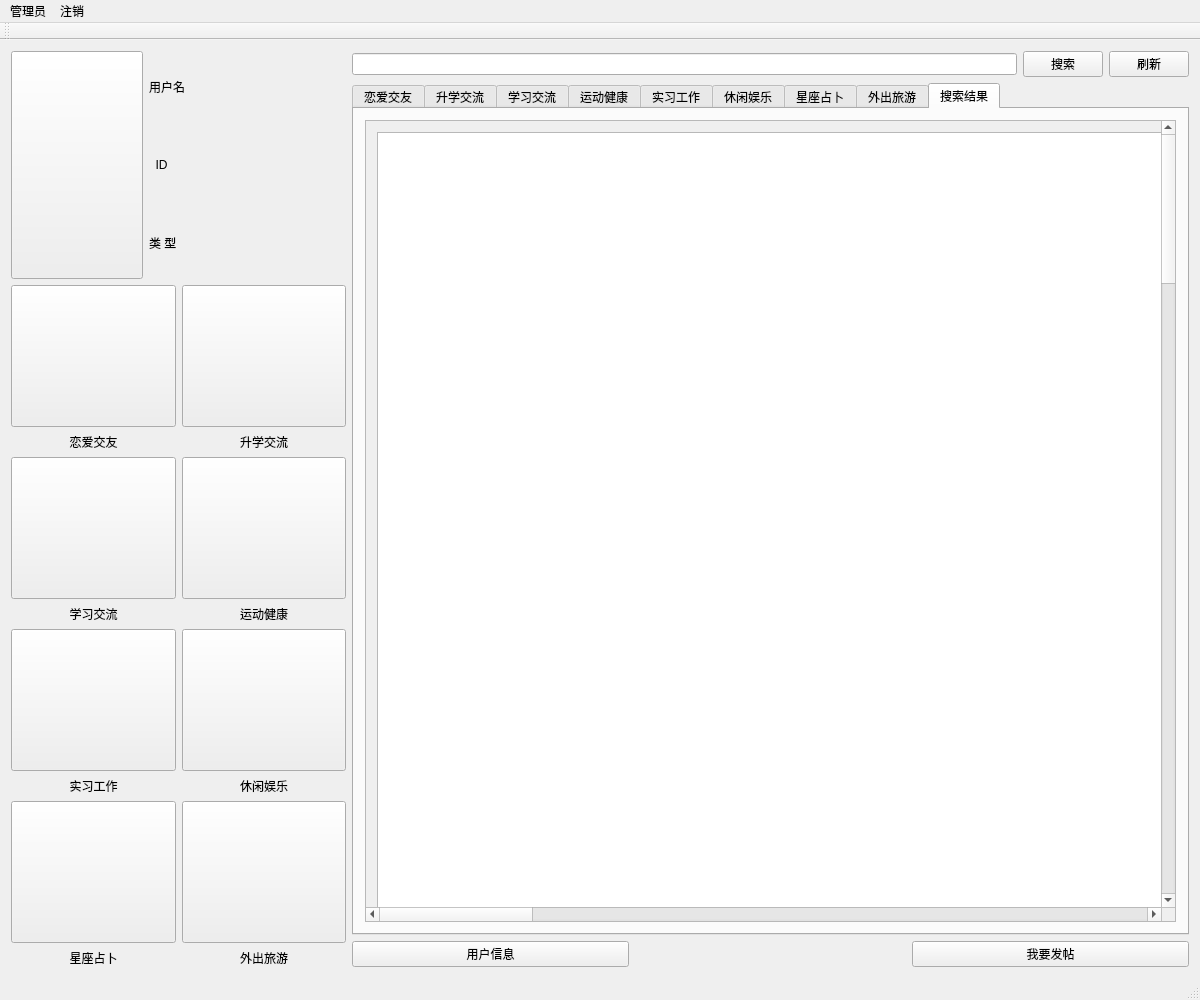
<?xml version="1.0" encoding="UTF-8"?>
<ui version="4.0">
 <class>BoardWin</class>
 <widget class="QMainWindow" name="BoardWin">
  <property name="geometry">
   <rect>
    <x>0</x>
    <y>0</y>
    <width>1200</width>
    <height>1000</height>
   </rect>
  </property>
  <property name="minimumSize">
   <size>
    <width>1200</width>
    <height>1000</height>
   </size>
  </property>
  <property name="windowTitle">
   <string>BoardWin</string>
  </property>
  <widget class="QWidget" name="centralWidget">
   <layout class="QVBoxLayout" name="verticalLayout_14">
    <item>
     <layout class="QHBoxLayout" name="horizontalLayout_8" stretch="2,5">
      <item>
       <layout class="QVBoxLayout" name="verticalLayout_10" stretch="1,3">
        <item>
         <layout class="QHBoxLayout" name="horizontalLayout_6" stretch="2,3">
          <item>
           <widget class="QPushButton" name="Profile_btn">
            <property name="sizePolicy">
             <sizepolicy hsizetype="Preferred" vsizetype="Preferred">
              <horstretch>0</horstretch>
              <verstretch>0</verstretch>
             </sizepolicy>
            </property>
            <property name="styleSheet">
             <string notr="true">border-image: url(:/png/ProfilePic.png);</string>
            </property>
            <property name="text">
             <string/>
            </property>
           </widget>
          </item>
          <item>
           <layout class="QVBoxLayout" name="verticalLayout">
            <item>
             <layout class="QHBoxLayout" name="horizontalLayout" stretch="1,2">
              <item>
               <widget class="QLabel" name="username_label">
                <property name="text">
                 <string>用户名</string>
                </property>
               </widget>
              </item>
              <item>
               <widget class="QLabel" name="usename_lb">
                <property name="sizePolicy">
                 <sizepolicy hsizetype="Expanding" vsizetype="Preferred">
                  <horstretch>0</horstretch>
                  <verstretch>0</verstretch>
                 </sizepolicy>
                </property>
                <property name="text">
                 <string/>
                </property>
               </widget>
              </item>
             </layout>
            </item>
            <item>
             <layout class="QHBoxLayout" name="horizontalLayout_2" stretch="0,0">
              <item>
               <widget class="QLabel" name="id_label">
                <property name="text">
                 <string>  ID </string>
                </property>
               </widget>
              </item>
              <item>
               <widget class="QLabel" name="id_lb">
                <property name="sizePolicy">
                 <sizepolicy hsizetype="Expanding" vsizetype="Preferred">
                  <horstretch>0</horstretch>
                  <verstretch>0</verstretch>
                 </sizepolicy>
                </property>
                <property name="text">
                 <string/>
                </property>
               </widget>
              </item>
             </layout>
            </item>
            <item>
             <layout class="QHBoxLayout" name="horizontalLayout_3" stretch="0,0">
              <item>
               <widget class="QLabel" name="username_label_3">
                <property name="text">
                 <string>类 型</string>
                </property>
               </widget>
              </item>
              <item>
               <widget class="QLabel" name="type_lb">
                <property name="sizePolicy">
                 <sizepolicy hsizetype="Expanding" vsizetype="Preferred">
                  <horstretch>0</horstretch>
                  <verstretch>0</verstretch>
                 </sizepolicy>
                </property>
                <property name="text">
                 <string/>
                </property>
               </widget>
              </item>
             </layout>
            </item>
           </layout>
          </item>
         </layout>
        </item>
        <item>
         <layout class="QGridLayout" name="gridLayout">
          <item row="0" column="0">
           <layout class="QVBoxLayout" name="verticalLayout_2" stretch="0,0">
            <item>
             <widget class="QPushButton" name="Board_1">
              <property name="sizePolicy">
               <sizepolicy hsizetype="Expanding" vsizetype="Expanding">
                <horstretch>0</horstretch>
                <verstretch>0</verstretch>
               </sizepolicy>
              </property>
              <property name="styleSheet">
               <string notr="true">border-image: url(:/png/恋爱交友.png);</string>
              </property>
              <property name="text">
               <string/>
              </property>
             </widget>
            </item>
            <item>
             <widget class="QLabel" name="label_2">
              <property name="sizePolicy">
               <sizepolicy hsizetype="Preferred" vsizetype="Minimum">
                <horstretch>0</horstretch>
                <verstretch>0</verstretch>
               </sizepolicy>
              </property>
              <property name="text">
               <string>恋爱交友</string>
              </property>
              <property name="alignment">
               <set>Qt::AlignHCenter|Qt::AlignTop</set>
              </property>
             </widget>
            </item>
           </layout>
          </item>
          <item row="0" column="1">
           <layout class="QVBoxLayout" name="verticalLayout_3" stretch="10,1">
            <item>
             <widget class="QPushButton" name="pushButton_2">
              <property name="sizePolicy">
               <sizepolicy hsizetype="Expanding" vsizetype="Expanding">
                <horstretch>0</horstretch>
                <verstretch>0</verstretch>
               </sizepolicy>
              </property>
              <property name="styleSheet">
               <string notr="true">border-image: url(:/png/升学.png);</string>
              </property>
              <property name="text">
               <string/>
              </property>
             </widget>
            </item>
            <item>
             <widget class="QLabel" name="label_4">
              <property name="text">
               <string>升学交流</string>
              </property>
              <property name="alignment">
               <set>Qt::AlignHCenter|Qt::AlignTop</set>
              </property>
             </widget>
            </item>
           </layout>
          </item>
          <item row="1" column="0">
           <layout class="QVBoxLayout" name="verticalLayout_4" stretch="10,1">
            <item>
             <widget class="QPushButton" name="pushButton_3">
              <property name="sizePolicy">
               <sizepolicy hsizetype="Expanding" vsizetype="Expanding">
                <horstretch>0</horstretch>
                <verstretch>0</verstretch>
               </sizepolicy>
              </property>
              <property name="styleSheet">
               <string notr="true">border-image: url(:/png/学习交流.png);</string>
              </property>
              <property name="text">
               <string/>
              </property>
             </widget>
            </item>
            <item>
             <widget class="QLabel" name="label_5">
              <property name="sizePolicy">
               <sizepolicy hsizetype="Preferred" vsizetype="Preferred">
                <horstretch>0</horstretch>
                <verstretch>0</verstretch>
               </sizepolicy>
              </property>
              <property name="text">
               <string>学习交流</string>
              </property>
              <property name="alignment">
               <set>Qt::AlignHCenter|Qt::AlignTop</set>
              </property>
             </widget>
            </item>
           </layout>
          </item>
          <item row="1" column="1">
           <layout class="QVBoxLayout" name="verticalLayout_6" stretch="10,1">
            <item>
             <widget class="QPushButton" name="pushButton_5">
              <property name="sizePolicy">
               <sizepolicy hsizetype="Expanding" vsizetype="Expanding">
                <horstretch>0</horstretch>
                <verstretch>0</verstretch>
               </sizepolicy>
              </property>
              <property name="styleSheet">
               <string notr="true">border-image: url(:/png/运动.png);</string>
              </property>
              <property name="text">
               <string/>
              </property>
             </widget>
            </item>
            <item>
             <widget class="QLabel" name="label_11">
              <property name="sizePolicy">
               <sizepolicy hsizetype="Preferred" vsizetype="Preferred">
                <horstretch>0</horstretch>
                <verstretch>0</verstretch>
               </sizepolicy>
              </property>
              <property name="text">
               <string>运动健康</string>
              </property>
              <property name="alignment">
               <set>Qt::AlignHCenter|Qt::AlignTop</set>
              </property>
             </widget>
            </item>
           </layout>
          </item>
          <item row="2" column="0">
           <layout class="QVBoxLayout" name="verticalLayout_8" stretch="10,1">
            <item>
             <widget class="QPushButton" name="pushButton_7">
              <property name="sizePolicy">
               <sizepolicy hsizetype="Expanding" vsizetype="Expanding">
                <horstretch>0</horstretch>
                <verstretch>0</verstretch>
               </sizepolicy>
              </property>
              <property name="styleSheet">
               <string notr="true">border-image: url(:/png/工作.png);</string>
              </property>
              <property name="text">
               <string/>
              </property>
             </widget>
            </item>
            <item>
             <widget class="QLabel" name="label_9">
              <property name="sizePolicy">
               <sizepolicy hsizetype="Preferred" vsizetype="Preferred">
                <horstretch>0</horstretch>
                <verstretch>0</verstretch>
               </sizepolicy>
              </property>
              <property name="text">
               <string>实习工作</string>
              </property>
              <property name="alignment">
               <set>Qt::AlignHCenter|Qt::AlignTop</set>
              </property>
             </widget>
            </item>
           </layout>
          </item>
          <item row="2" column="1">
           <layout class="QVBoxLayout" name="verticalLayout_5" stretch="10,1">
            <item>
             <widget class="QPushButton" name="pushButton_4">
              <property name="sizePolicy">
               <sizepolicy hsizetype="Expanding" vsizetype="Expanding">
                <horstretch>0</horstretch>
                <verstretch>0</verstretch>
               </sizepolicy>
              </property>
              <property name="styleSheet">
               <string notr="true">border-image: url(:/png/休闲.png);</string>
              </property>
              <property name="text">
               <string/>
              </property>
             </widget>
            </item>
            <item>
             <widget class="QLabel" name="label_6">
              <property name="sizePolicy">
               <sizepolicy hsizetype="Preferred" vsizetype="Preferred">
                <horstretch>0</horstretch>
                <verstretch>0</verstretch>
               </sizepolicy>
              </property>
              <property name="text">
               <string>休闲娱乐</string>
              </property>
              <property name="alignment">
               <set>Qt::AlignHCenter|Qt::AlignTop</set>
              </property>
             </widget>
            </item>
           </layout>
          </item>
          <item row="3" column="0">
           <layout class="QVBoxLayout" name="verticalLayout_9" stretch="10,1">
            <item>
             <widget class="QPushButton" name="pushButton_11">
              <property name="sizePolicy">
               <sizepolicy hsizetype="Expanding" vsizetype="Expanding">
                <horstretch>0</horstretch>
                <verstretch>0</verstretch>
               </sizepolicy>
              </property>
              <property name="styleSheet">
               <string notr="true">border-image: url(:/png/星座.png);</string>
              </property>
              <property name="text">
               <string/>
              </property>
             </widget>
            </item>
            <item>
             <widget class="QLabel" name="label_10">
              <property name="sizePolicy">
               <sizepolicy hsizetype="Preferred" vsizetype="Preferred">
                <horstretch>0</horstretch>
                <verstretch>0</verstretch>
               </sizepolicy>
              </property>
              <property name="text">
               <string>星座占卜</string>
              </property>
              <property name="alignment">
               <set>Qt::AlignHCenter|Qt::AlignTop</set>
              </property>
             </widget>
            </item>
           </layout>
          </item>
          <item row="3" column="1">
           <layout class="QVBoxLayout" name="verticalLayout_7" stretch="10,1">
            <item>
             <widget class="QPushButton" name="pushButton_6">
              <property name="sizePolicy">
               <sizepolicy hsizetype="Expanding" vsizetype="Expanding">
                <horstretch>0</horstretch>
                <verstretch>0</verstretch>
               </sizepolicy>
              </property>
              <property name="styleSheet">
               <string notr="true">border-image: url(:/png/旅游.png);</string>
              </property>
              <property name="text">
               <string/>
              </property>
             </widget>
            </item>
            <item>
             <widget class="QLabel" name="label_7">
              <property name="sizePolicy">
               <sizepolicy hsizetype="Preferred" vsizetype="Preferred">
                <horstretch>0</horstretch>
                <verstretch>0</verstretch>
               </sizepolicy>
              </property>
              <property name="text">
               <string>外出旅游</string>
              </property>
              <property name="alignment">
               <set>Qt::AlignHCenter|Qt::AlignTop</set>
              </property>
             </widget>
            </item>
           </layout>
          </item>
         </layout>
        </item>
       </layout>
      </item>
      <item>
       <layout class="QVBoxLayout" name="verticalLayout_11">
        <item>
         <layout class="QHBoxLayout" name="horizontalLayout_5">
          <item>
           <layout class="QHBoxLayout" name="horizontalLayout_4">
            <item>
             <widget class="QLineEdit" name="search_LE"/>
            </item>
           </layout>
          </item>
          <item>
           <widget class="QPushButton" name="search_btn">
            <property name="sizePolicy">
             <sizepolicy hsizetype="Preferred" vsizetype="Fixed">
              <horstretch>0</horstretch>
              <verstretch>0</verstretch>
             </sizepolicy>
            </property>
            <property name="text">
             <string>搜索</string>
            </property>
           </widget>
          </item>
          <item>
           <widget class="QPushButton" name="refresh_btn">
            <property name="text">
             <string>刷新</string>
            </property>
           </widget>
          </item>
         </layout>
        </item>
        <item>
         <widget class="QTabWidget" name="tabWidget1">
          <property name="enabled">
           <bool>true</bool>
          </property>
          <property name="minimumSize">
           <size>
            <width>500</width>
            <height>500</height>
           </size>
          </property>
          <property name="currentIndex">
           <number>8</number>
          </property>
          <widget class="QWidget" name="tab">
           <attribute name="title">
            <string>恋爱交友</string>
           </attribute>
           <layout class="QHBoxLayout" name="horizontalLayout_9">
            <item>
             <widget class="QScrollArea" name="scrollArea_2">
              <property name="sizePolicy">
               <sizepolicy hsizetype="Preferred" vsizetype="Preferred">
                <horstretch>0</horstretch>
                <verstretch>0</verstretch>
               </sizepolicy>
              </property>
              <property name="minimumSize">
               <size>
                <width>0</width>
                <height>0</height>
               </size>
              </property>
              <property name="widgetResizable">
               <bool>true</bool>
              </property>
              <widget class="QWidget" name="scrollAreaWidgetContents_2">
               <property name="geometry">
                <rect>
                 <x>0</x>
                 <y>0</y>
                 <width>4000</width>
                 <height>4000</height>
                </rect>
               </property>
               <property name="sizePolicy">
                <sizepolicy hsizetype="Preferred" vsizetype="Preferred">
                 <horstretch>0</horstretch>
                 <verstretch>0</verstretch>
                </sizepolicy>
               </property>
               <property name="minimumSize">
                <size>
                 <width>4000</width>
                 <height>4000</height>
                </size>
               </property>
               <property name="maximumSize">
                <size>
                 <width>4000</width>
                 <height>4000</height>
                </size>
               </property>
               <layout class="QVBoxLayout" name="verticalLayout_15">
                <item>
                 <widget class="QListWidget" name="listWidget">
                  <property name="sizePolicy">
                   <sizepolicy hsizetype="Preferred" vsizetype="Preferred">
                    <horstretch>0</horstretch>
                    <verstretch>0</verstretch>
                   </sizepolicy>
                  </property>
                  <property name="minimumSize">
                   <size>
                    <width>0</width>
                    <height>0</height>
                   </size>
                  </property>
                  <property name="verticalScrollBarPolicy">
                   <enum>Qt::ScrollBarAlwaysOn</enum>
                  </property>
                  <property name="horizontalScrollBarPolicy">
                   <enum>Qt::ScrollBarAlwaysOn</enum>
                  </property>
                 </widget>
                </item>
               </layout>
              </widget>
             </widget>
            </item>
           </layout>
          </widget>
          <widget class="QWidget" name="tab_2">
           <attribute name="title">
            <string>升学交流</string>
           </attribute>
           <layout class="QHBoxLayout" name="horizontalLayout_10">
            <item>
             <widget class="QScrollArea" name="scrollArea_3">
              <property name="sizePolicy">
               <sizepolicy hsizetype="Preferred" vsizetype="Preferred">
                <horstretch>0</horstretch>
                <verstretch>0</verstretch>
               </sizepolicy>
              </property>
              <property name="minimumSize">
               <size>
                <width>0</width>
                <height>0</height>
               </size>
              </property>
              <property name="widgetResizable">
               <bool>true</bool>
              </property>
              <widget class="QWidget" name="scrollAreaWidgetContents_3">
               <property name="geometry">
                <rect>
                 <x>0</x>
                 <y>0</y>
                 <width>4000</width>
                 <height>4000</height>
                </rect>
               </property>
               <property name="sizePolicy">
                <sizepolicy hsizetype="Preferred" vsizetype="Preferred">
                 <horstretch>0</horstretch>
                 <verstretch>0</verstretch>
                </sizepolicy>
               </property>
               <property name="minimumSize">
                <size>
                 <width>4000</width>
                 <height>4000</height>
                </size>
               </property>
               <property name="maximumSize">
                <size>
                 <width>4000</width>
                 <height>4000</height>
                </size>
               </property>
               <layout class="QVBoxLayout" name="verticalLayout_16">
                <item>
                 <widget class="QListWidget" name="listWidget_2">
                  <property name="sizePolicy">
                   <sizepolicy hsizetype="Preferred" vsizetype="Preferred">
                    <horstretch>0</horstretch>
                    <verstretch>0</verstretch>
                   </sizepolicy>
                  </property>
                  <property name="minimumSize">
                   <size>
                    <width>0</width>
                    <height>0</height>
                   </size>
                  </property>
                  <property name="verticalScrollBarPolicy">
                   <enum>Qt::ScrollBarAlwaysOn</enum>
                  </property>
                  <property name="horizontalScrollBarPolicy">
                   <enum>Qt::ScrollBarAlwaysOn</enum>
                  </property>
                 </widget>
                </item>
               </layout>
              </widget>
             </widget>
            </item>
           </layout>
          </widget>
          <widget class="QWidget" name="tab_3">
           <attribute name="title">
            <string>学习交流</string>
           </attribute>
           <layout class="QHBoxLayout" name="horizontalLayout_11">
            <item>
             <widget class="QScrollArea" name="scrollArea_4">
              <property name="sizePolicy">
               <sizepolicy hsizetype="Preferred" vsizetype="Preferred">
                <horstretch>0</horstretch>
                <verstretch>0</verstretch>
               </sizepolicy>
              </property>
              <property name="minimumSize">
               <size>
                <width>0</width>
                <height>0</height>
               </size>
              </property>
              <property name="widgetResizable">
               <bool>true</bool>
              </property>
              <widget class="QWidget" name="scrollAreaWidgetContents_4">
               <property name="geometry">
                <rect>
                 <x>0</x>
                 <y>0</y>
                 <width>4000</width>
                 <height>4000</height>
                </rect>
               </property>
               <property name="sizePolicy">
                <sizepolicy hsizetype="Preferred" vsizetype="Preferred">
                 <horstretch>0</horstretch>
                 <verstretch>0</verstretch>
                </sizepolicy>
               </property>
               <property name="minimumSize">
                <size>
                 <width>4000</width>
                 <height>4000</height>
                </size>
               </property>
               <property name="maximumSize">
                <size>
                 <width>4000</width>
                 <height>4000</height>
                </size>
               </property>
               <layout class="QVBoxLayout" name="verticalLayout_17">
                <item>
                 <widget class="QListWidget" name="listWidget_3">
                  <property name="sizePolicy">
                   <sizepolicy hsizetype="Preferred" vsizetype="Preferred">
                    <horstretch>0</horstretch>
                    <verstretch>0</verstretch>
                   </sizepolicy>
                  </property>
                  <property name="minimumSize">
                   <size>
                    <width>0</width>
                    <height>0</height>
                   </size>
                  </property>
                  <property name="verticalScrollBarPolicy">
                   <enum>Qt::ScrollBarAlwaysOn</enum>
                  </property>
                  <property name="horizontalScrollBarPolicy">
                   <enum>Qt::ScrollBarAlwaysOn</enum>
                  </property>
                 </widget>
                </item>
               </layout>
              </widget>
             </widget>
            </item>
           </layout>
          </widget>
          <widget class="QWidget" name="tab_4">
           <attribute name="title">
            <string>运动健康</string>
           </attribute>
           <layout class="QHBoxLayout" name="horizontalLayout_12">
            <item>
             <widget class="QScrollArea" name="scrollArea_5">
              <property name="sizePolicy">
               <sizepolicy hsizetype="Preferred" vsizetype="Preferred">
                <horstretch>0</horstretch>
                <verstretch>0</verstretch>
               </sizepolicy>
              </property>
              <property name="minimumSize">
               <size>
                <width>0</width>
                <height>0</height>
               </size>
              </property>
              <property name="widgetResizable">
               <bool>true</bool>
              </property>
              <widget class="QWidget" name="scrollAreaWidgetContents_5">
               <property name="geometry">
                <rect>
                 <x>0</x>
                 <y>0</y>
                 <width>4000</width>
                 <height>4000</height>
                </rect>
               </property>
               <property name="sizePolicy">
                <sizepolicy hsizetype="Preferred" vsizetype="Preferred">
                 <horstretch>0</horstretch>
                 <verstretch>0</verstretch>
                </sizepolicy>
               </property>
               <property name="minimumSize">
                <size>
                 <width>4000</width>
                 <height>4000</height>
                </size>
               </property>
               <property name="maximumSize">
                <size>
                 <width>4000</width>
                 <height>4000</height>
                </size>
               </property>
               <layout class="QVBoxLayout" name="verticalLayout_18">
                <item>
                 <widget class="QListWidget" name="listWidget_4">
                  <property name="sizePolicy">
                   <sizepolicy hsizetype="Preferred" vsizetype="Preferred">
                    <horstretch>0</horstretch>
                    <verstretch>0</verstretch>
                   </sizepolicy>
                  </property>
                  <property name="minimumSize">
                   <size>
                    <width>0</width>
                    <height>0</height>
                   </size>
                  </property>
                  <property name="verticalScrollBarPolicy">
                   <enum>Qt::ScrollBarAlwaysOn</enum>
                  </property>
                  <property name="horizontalScrollBarPolicy">
                   <enum>Qt::ScrollBarAlwaysOn</enum>
                  </property>
                 </widget>
                </item>
               </layout>
              </widget>
             </widget>
            </item>
           </layout>
          </widget>
          <widget class="QWidget" name="tab_5">
           <attribute name="title">
            <string>实习工作</string>
           </attribute>
           <layout class="QHBoxLayout" name="horizontalLayout_13">
            <item>
             <widget class="QScrollArea" name="scrollArea_6">
              <property name="sizePolicy">
               <sizepolicy hsizetype="Preferred" vsizetype="Preferred">
                <horstretch>0</horstretch>
                <verstretch>0</verstretch>
               </sizepolicy>
              </property>
              <property name="minimumSize">
               <size>
                <width>0</width>
                <height>0</height>
               </size>
              </property>
              <property name="widgetResizable">
               <bool>true</bool>
              </property>
              <widget class="QWidget" name="scrollAreaWidgetContents_6">
               <property name="geometry">
                <rect>
                 <x>0</x>
                 <y>0</y>
                 <width>4000</width>
                 <height>4000</height>
                </rect>
               </property>
               <property name="sizePolicy">
                <sizepolicy hsizetype="Preferred" vsizetype="Preferred">
                 <horstretch>0</horstretch>
                 <verstretch>0</verstretch>
                </sizepolicy>
               </property>
               <property name="minimumSize">
                <size>
                 <width>4000</width>
                 <height>4000</height>
                </size>
               </property>
               <property name="maximumSize">
                <size>
                 <width>4000</width>
                 <height>4000</height>
                </size>
               </property>
               <layout class="QVBoxLayout" name="verticalLayout_19">
                <item>
                 <widget class="QListWidget" name="listWidget_5">
                  <property name="sizePolicy">
                   <sizepolicy hsizetype="Preferred" vsizetype="Preferred">
                    <horstretch>0</horstretch>
                    <verstretch>0</verstretch>
                   </sizepolicy>
                  </property>
                  <property name="minimumSize">
                   <size>
                    <width>0</width>
                    <height>0</height>
                   </size>
                  </property>
                  <property name="verticalScrollBarPolicy">
                   <enum>Qt::ScrollBarAlwaysOn</enum>
                  </property>
                  <property name="horizontalScrollBarPolicy">
                   <enum>Qt::ScrollBarAlwaysOn</enum>
                  </property>
                 </widget>
                </item>
               </layout>
              </widget>
             </widget>
            </item>
           </layout>
          </widget>
          <widget class="QWidget" name="tab_6">
           <attribute name="title">
            <string>休闲娱乐</string>
           </attribute>
           <layout class="QHBoxLayout" name="horizontalLayout_14">
            <item>
             <widget class="QScrollArea" name="scrollArea_7">
              <property name="sizePolicy">
               <sizepolicy hsizetype="Preferred" vsizetype="Preferred">
                <horstretch>0</horstretch>
                <verstretch>0</verstretch>
               </sizepolicy>
              </property>
              <property name="minimumSize">
               <size>
                <width>0</width>
                <height>0</height>
               </size>
              </property>
              <property name="widgetResizable">
               <bool>true</bool>
              </property>
              <widget class="QWidget" name="scrollAreaWidgetContents_8">
               <property name="geometry">
                <rect>
                 <x>0</x>
                 <y>0</y>
                 <width>1000</width>
                 <height>1000</height>
                </rect>
               </property>
               <property name="sizePolicy">
                <sizepolicy hsizetype="Preferred" vsizetype="Preferred">
                 <horstretch>0</horstretch>
                 <verstretch>0</verstretch>
                </sizepolicy>
               </property>
               <property name="minimumSize">
                <size>
                 <width>1000</width>
                 <height>1000</height>
                </size>
               </property>
               <property name="maximumSize">
                <size>
                 <width>1000</width>
                 <height>1000</height>
                </size>
               </property>
               <layout class="QVBoxLayout" name="verticalLayout_21">
                <item>
                 <widget class="QListWidget" name="listWidget_6">
                  <property name="sizePolicy">
                   <sizepolicy hsizetype="Preferred" vsizetype="Preferred">
                    <horstretch>0</horstretch>
                    <verstretch>0</verstretch>
                   </sizepolicy>
                  </property>
                  <property name="minimumSize">
                   <size>
                    <width>0</width>
                    <height>0</height>
                   </size>
                  </property>
                  <property name="verticalScrollBarPolicy">
                   <enum>Qt::ScrollBarAlwaysOn</enum>
                  </property>
                  <property name="horizontalScrollBarPolicy">
                   <enum>Qt::ScrollBarAlwaysOn</enum>
                  </property>
                 </widget>
                </item>
               </layout>
              </widget>
             </widget>
            </item>
           </layout>
          </widget>
          <widget class="QWidget" name="tab_7">
           <attribute name="title">
            <string>星座占卜</string>
           </attribute>
           <layout class="QHBoxLayout" name="horizontalLayout_15">
            <item>
             <widget class="QScrollArea" name="scrollArea_8">
              <property name="sizePolicy">
               <sizepolicy hsizetype="Preferred" vsizetype="Preferred">
                <horstretch>0</horstretch>
                <verstretch>0</verstretch>
               </sizepolicy>
              </property>
              <property name="minimumSize">
               <size>
                <width>0</width>
                <height>0</height>
               </size>
              </property>
              <property name="widgetResizable">
               <bool>true</bool>
              </property>
              <widget class="QWidget" name="scrollAreaWidgetContents_9">
               <property name="geometry">
                <rect>
                 <x>0</x>
                 <y>0</y>
                 <width>4000</width>
                 <height>4000</height>
                </rect>
               </property>
               <property name="sizePolicy">
                <sizepolicy hsizetype="Preferred" vsizetype="Preferred">
                 <horstretch>0</horstretch>
                 <verstretch>0</verstretch>
                </sizepolicy>
               </property>
               <property name="minimumSize">
                <size>
                 <width>4000</width>
                 <height>4000</height>
                </size>
               </property>
               <property name="maximumSize">
                <size>
                 <width>4000</width>
                 <height>4000</height>
                </size>
               </property>
               <layout class="QVBoxLayout" name="verticalLayout_22">
                <item>
                 <widget class="QListWidget" name="listWidget_7">
                  <property name="sizePolicy">
                   <sizepolicy hsizetype="Preferred" vsizetype="Preferred">
                    <horstretch>0</horstretch>
                    <verstretch>0</verstretch>
                   </sizepolicy>
                  </property>
                  <property name="minimumSize">
                   <size>
                    <width>0</width>
                    <height>0</height>
                   </size>
                  </property>
                  <property name="verticalScrollBarPolicy">
                   <enum>Qt::ScrollBarAlwaysOn</enum>
                  </property>
                  <property name="horizontalScrollBarPolicy">
                   <enum>Qt::ScrollBarAlwaysOn</enum>
                  </property>
                 </widget>
                </item>
               </layout>
              </widget>
             </widget>
            </item>
           </layout>
          </widget>
          <widget class="QWidget" name="tab_8">
           <attribute name="title">
            <string>外出旅游</string>
           </attribute>
           <layout class="QHBoxLayout" name="horizontalLayout_16">
            <item>
             <widget class="QScrollArea" name="scrollArea_9">
              <property name="sizePolicy">
               <sizepolicy hsizetype="Preferred" vsizetype="Preferred">
                <horstretch>0</horstretch>
                <verstretch>0</verstretch>
               </sizepolicy>
              </property>
              <property name="minimumSize">
               <size>
                <width>0</width>
                <height>0</height>
               </size>
              </property>
              <property name="widgetResizable">
               <bool>true</bool>
              </property>
              <widget class="QWidget" name="scrollAreaWidgetContents_10">
               <property name="geometry">
                <rect>
                 <x>0</x>
                 <y>0</y>
                 <width>4000</width>
                 <height>4000</height>
                </rect>
               </property>
               <property name="sizePolicy">
                <sizepolicy hsizetype="Preferred" vsizetype="Preferred">
                 <horstretch>0</horstretch>
                 <verstretch>0</verstretch>
                </sizepolicy>
               </property>
               <property name="minimumSize">
                <size>
                 <width>4000</width>
                 <height>4000</height>
                </size>
               </property>
               <property name="maximumSize">
                <size>
                 <width>4000</width>
                 <height>4000</height>
                </size>
               </property>
               <layout class="QVBoxLayout" name="verticalLayout_23">
                <item>
                 <widget class="QListWidget" name="listWidget_8">
                  <property name="sizePolicy">
                   <sizepolicy hsizetype="Preferred" vsizetype="Preferred">
                    <horstretch>0</horstretch>
                    <verstretch>0</verstretch>
                   </sizepolicy>
                  </property>
                  <property name="minimumSize">
                   <size>
                    <width>0</width>
                    <height>0</height>
                   </size>
                  </property>
                  <property name="verticalScrollBarPolicy">
                   <enum>Qt::ScrollBarAlwaysOn</enum>
                  </property>
                  <property name="horizontalScrollBarPolicy">
                   <enum>Qt::ScrollBarAlwaysOn</enum>
                  </property>
                 </widget>
                </item>
               </layout>
              </widget>
             </widget>
            </item>
           </layout>
          </widget>
          <widget class="QWidget" name="tab_9">
           <attribute name="title">
            <string>搜索结果</string>
           </attribute>
           <layout class="QVBoxLayout" name="verticalLayout_13">
            <item>
             <widget class="QScrollArea" name="scrollArea">
              <property name="sizePolicy">
               <sizepolicy hsizetype="Preferred" vsizetype="Preferred">
                <horstretch>0</horstretch>
                <verstretch>0</verstretch>
               </sizepolicy>
              </property>
              <property name="minimumSize">
               <size>
                <width>0</width>
                <height>0</height>
               </size>
              </property>
              <property name="widgetResizable">
               <bool>true</bool>
              </property>
              <widget class="QWidget" name="scrollAreaWidgetContents">
               <property name="geometry">
                <rect>
                 <x>0</x>
                 <y>0</y>
                 <width>4000</width>
                 <height>4000</height>
                </rect>
               </property>
               <property name="sizePolicy">
                <sizepolicy hsizetype="Preferred" vsizetype="Preferred">
                 <horstretch>0</horstretch>
                 <verstretch>0</verstretch>
                </sizepolicy>
               </property>
               <property name="minimumSize">
                <size>
                 <width>4000</width>
                 <height>4000</height>
                </size>
               </property>
               <property name="maximumSize">
                <size>
                 <width>4000</width>
                 <height>4000</height>
                </size>
               </property>
               <layout class="QVBoxLayout" name="verticalLayout_12">
                <item>
                 <widget class="QListWidget" name="listWidget_search">
                  <property name="sizePolicy">
                   <sizepolicy hsizetype="Preferred" vsizetype="Preferred">
                    <horstretch>0</horstretch>
                    <verstretch>0</verstretch>
                   </sizepolicy>
                  </property>
                  <property name="minimumSize">
                   <size>
                    <width>0</width>
                    <height>0</height>
                   </size>
                  </property>
                  <property name="verticalScrollBarPolicy">
                   <enum>Qt::ScrollBarAlwaysOn</enum>
                  </property>
                  <property name="horizontalScrollBarPolicy">
                   <enum>Qt::ScrollBarAlwaysOn</enum>
                  </property>
                 </widget>
                </item>
               </layout>
              </widget>
             </widget>
            </item>
           </layout>
          </widget>
         </widget>
        </item>
        <item>
         <layout class="QHBoxLayout" name="horizontalLayout_7" stretch="1,1,1">
          <item>
           <widget class="QPushButton" name="set_btn">
            <property name="text">
             <string>用户信息</string>
            </property>
           </widget>
          </item>
          <item>
           <spacer name="horizontalSpacer">
            <property name="orientation">
             <enum>Qt::Horizontal</enum>
            </property>
            <property name="sizeHint" stdset="0">
             <size>
              <width>40</width>
              <height>20</height>
             </size>
            </property>
           </spacer>
          </item>
          <item>
           <widget class="QPushButton" name="writepost_btn">
            <property name="text">
             <string>我要发帖</string>
            </property>
           </widget>
          </item>
         </layout>
        </item>
       </layout>
      </item>
     </layout>
    </item>
   </layout>
  </widget>
  <widget class="QToolBar" name="mainToolBar">
   <attribute name="toolBarArea">
    <enum>TopToolBarArea</enum>
   </attribute>
   <attribute name="toolBarBreak">
    <bool>false</bool>
   </attribute>
  </widget>
  <widget class="QStatusBar" name="statusBar"/>
  <widget class="QMenuBar" name="menuBar">
   <property name="geometry">
    <rect>
     <x>0</x>
     <y>0</y>
     <width>1200</width>
     <height>17</height>
    </rect>
   </property>
   <widget class="QMenu" name="menuj">
    <property name="title">
     <string>管理员</string>
    </property>
    <addaction name="separator"/>
    <addaction name="actionAppoiny_Disappoint"/>
   </widget>
   <widget class="QMenu" name="menu">
    <property name="title">
     <string>注销</string>
    </property>
    <addaction name="actionlogout"/>
   </widget>
   <addaction name="menuj"/>
   <addaction name="menu"/>
  </widget>
  <action name="actionAppoiny_Disappoint">
   <property name="text">
    <string>Appoiny/Disappoint</string>
   </property>
  </action>
  <action name="actionlogout">
   <property name="text">
    <string>logout</string>
   </property>
  </action>
 </widget>
 <layoutdefault spacing="6" margin="11"/>
 <resources/>
 <connections/>
</ui>
